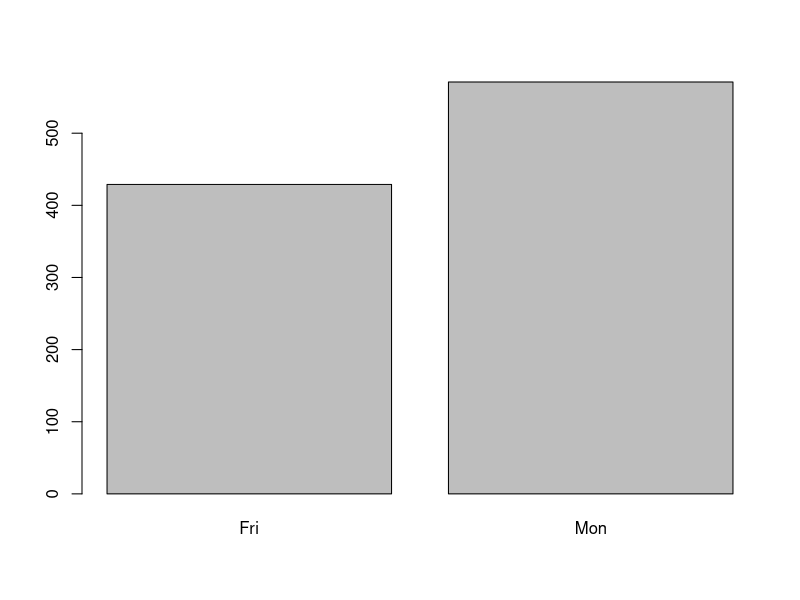

Reproduce this figure in R. (Note: this script raises an error after producing the figure.)
## ---- chunk 1
knitr::opts_chunk$set(echo = TRUE, fig.height = 3, fig.width = 7)
## ---- chunk 2
shaf <- read.csv("data_set_1.csv")
categories <-table(shaf$dow)
barplot(categories)
## ---- chunk 3
m <- mean(shaf$seconds)
s <- sd(shaf$seconds)
## ---- chunk 4
aggdata <- aggregate(shaf[1],list(shaf$dow), FUN = function(x) c(mn = mean(x), n = sd(x)) )
plot(aggdata)
X <- split(shaf,shaf$dow)
Friday <- X[[1]]
Monday <- X[[2]]

